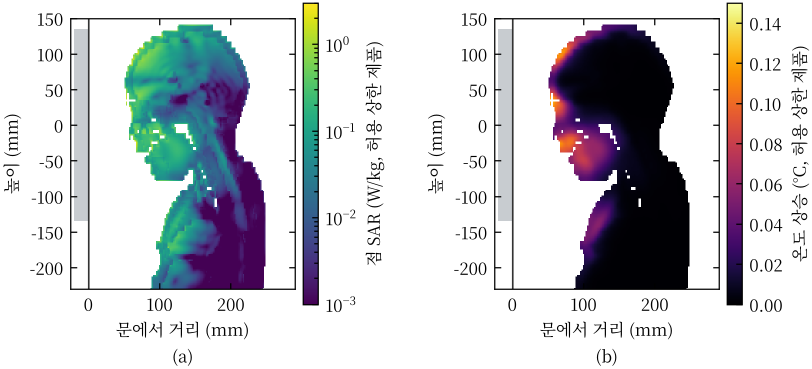
#> input picture contest/liner-scholar-2026/paper/ieee/fig_nf_simple_3d.png, 1624 x 738 px (shown at 1/2 size)
$ python make_nf_fig.py
#> lines starting #> are read from the running program, lines starting #| are printed output that depends on the picture
"""그림 3(라이너판): 문 앞 5 cm 아동의 점 SAR과 온도 상승. 색 눈금에 두 누설 조건의 값을 함께 적는다.

원본 ../ieee/fig_nf_simple_3d.png는 연구실 PC 해석 결과로 만든 고누설 조건 그림이다.
모델이 선형이라 저누설 조건은 분포가 같고 값만 1/100이므로, 패널은 두 개만 두고
색 눈금을 "고누설 값 (저누설 값)"으로 다시 쓴다. 좌표는 원본 픽셀 좌표다.
"""
import os

import matplotlib
matplotlib.use("Agg")
import matplotlib.pyplot as plt
from PIL import Image

plt.rcParams.update({"font.family": "Noto Serif CJK KR", "mathtext.fontset": "stix"})
HERE = os.path.dirname(os.path.abspath(__file__))
src = Image.open(os.path.join(HERE, "..", "ieee", "fig_nf_simple_3d.png")).convert("RGB")
H = src.height
#> H = 738

# 원본을 SAR 패널(색 막대까지)과 온도 패널(색 막대까지)로 잘라, 눈금 숫자와 제목 자리를 새로 낸다.
LEFT = src.crop((0, 0, 645, H))         # (a) 점 SAR, 색 막대 오른쪽 끝 637
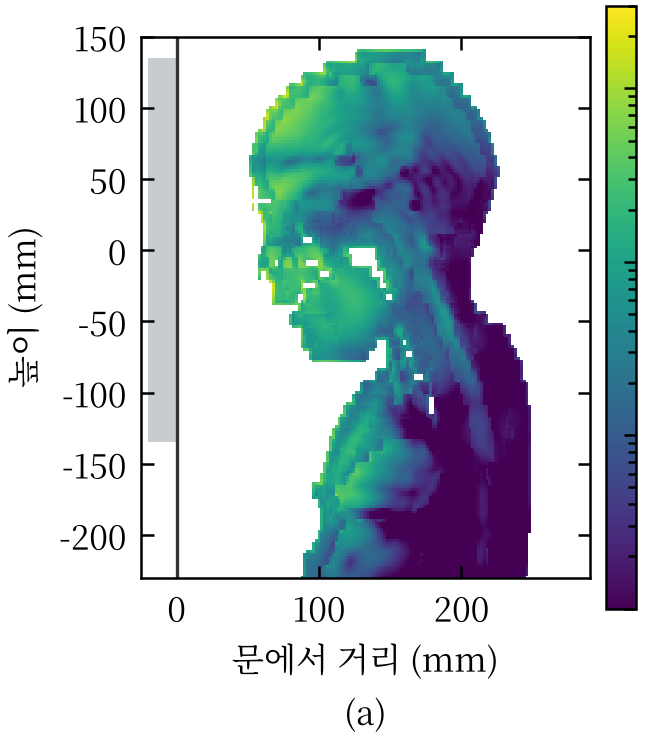
#> LEFT: PIL image 645x738 RGB; mean R, G, B 194.8, 205.4, 210.4
RIGHT = src.crop((820, 0, 1492, H))     # (b) 온도 상승, 색 막대 오른쪽 끝 1485
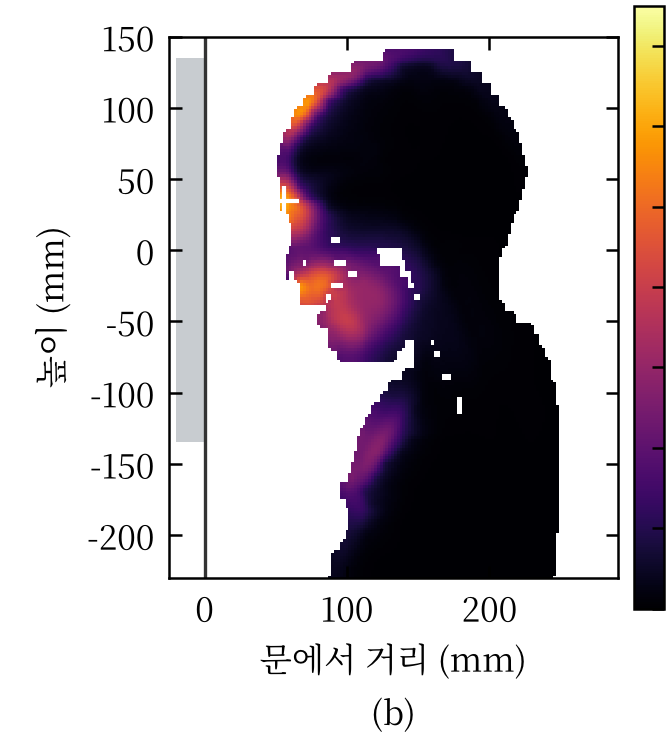
#> RIGHT: PIL image 672x738 RGB; mean R, G, B 193.5, 187.2, 191.4
LW, RW = 935, 1020                      # 각 구역 너비(눈금 숫자 + 제목 포함)
W = LW + RW
canvas = Image.new("RGB", (W, H), "white")
#> canvas: PIL image 1955x738 RGB; every value is 255
canvas.paste(LEFT, (0, 0))
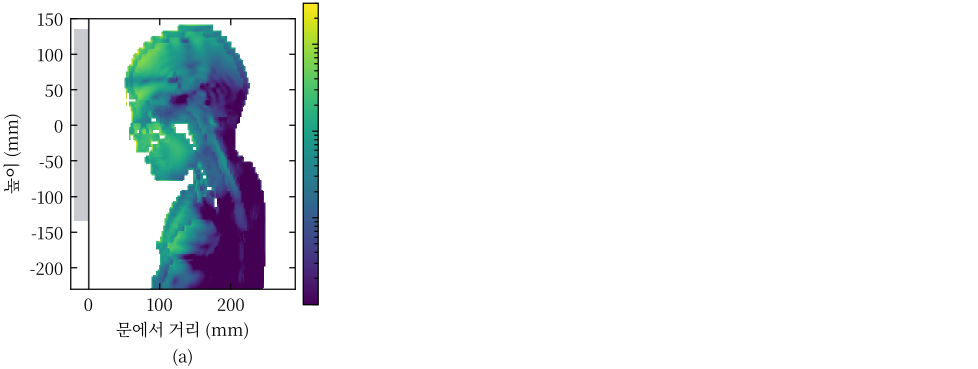
#> canvas: PIL image 1955x738 RGB (shown at 1/2 size); mean R, G, B 235.1, 238.6, 240.3
canvas.paste(RIGHT, (LW, 0))
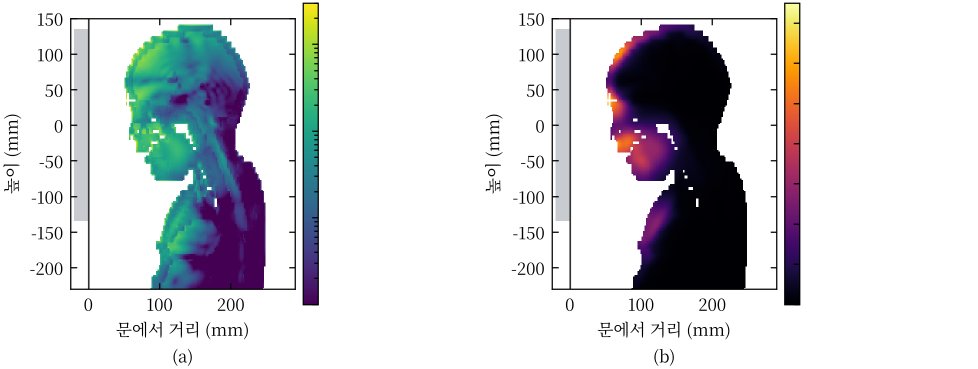
#> canvas: PIL image 1955x738 RGB (shown at 1/2 size); mean R, G, B 214, 215.3, 218.4

DPI = 300
FS = 8.6
fig = plt.figure(figsize=(W / DPI, H / DPI), dpi=DPI)
ax = fig.add_axes([0, 0, 1, 1])
ax.imshow(canvas)
ax.set_xlim(0, W)
ax.set_ylim(H, 0)
ax.set_axis_off()

SAR_Y = [88, 261, 434, 608]                                   # 10^0 … 10^-3 눈금 높이
T_Y = [48, 128, 209, 289, 370, 450, 530, 611]                 # 0.14 … 0.00 눈금 높이
for y, e in zip(SAR_Y, (0, -1, -2, -3)):
    ax.text(653, y, rf"$10^{{{e}}}$ ($10^{{{e - 2}}}$)", ha="left", va="center", fontsize=FS)
for y, v in zip(T_Y, (0.14, 0.12, 0.10, 0.08, 0.06, 0.04, 0.02, 0.0)):
    ax.text(LW + 680, y, f"{v:.2f} ({v / 100:.4f})", ha="left", va="center", fontsize=FS)
for x, text in ((LW - 30, "점 SAR (W/kg): 고누설 (저누설)"), (W - 30, "온도 상승 (°C): 고누설 (저누설)")):
    ax.text(x, 330, text, rotation=90, ha="center", va="center", fontsize=FS)

fig.savefig(os.path.join(HERE, "fig_nf_liner.png"), dpi=DPI)
print("saved", W, H)
#| saved 1955 738

$ run again, with contest/liner-scholar-2026/paper/ieee/fig_bioheat3d.png copied over contest/liner-scholar-2026/paper/ieee/fig_nf_simple_3d.png
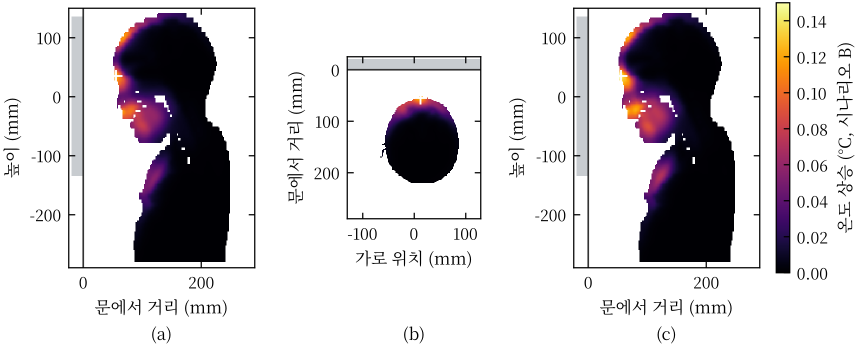
#> input picture contest/liner-scholar-2026/paper/ieee/fig_bioheat3d.png, 1715 x 693 px (shown at 1/2 size)
#> `RIGHT = src.crop((820, 0, 1492, H))`:
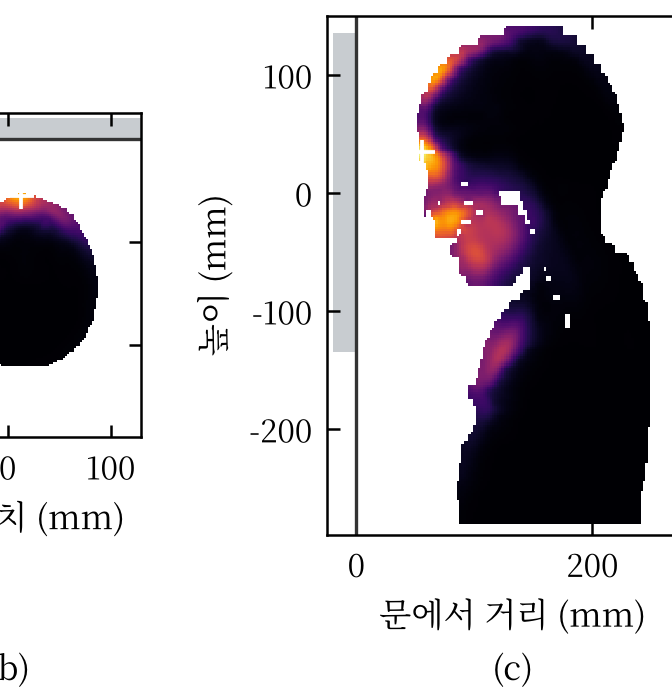
#> RIGHT: PIL image 672x693 RGB; mean R, G, B 199, 195.4, 199.1
#> `canvas.paste(RIGHT, (LW, 0))`:
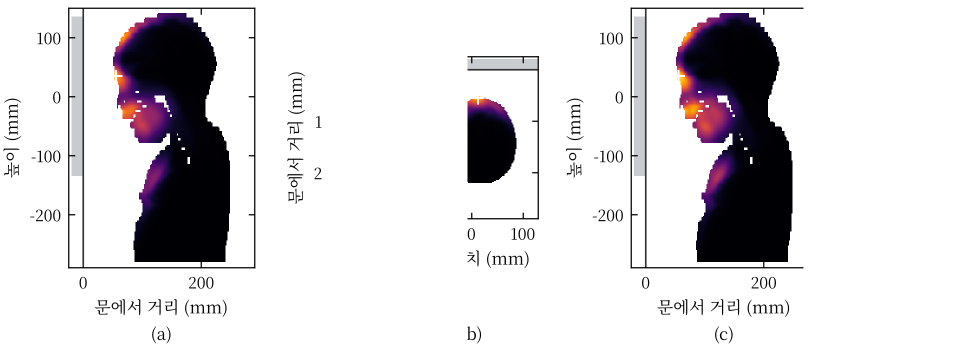
#> canvas: PIL image 1955x693 RGB (shown at 1/2 size); mean R, G, B 218.8, 216.6, 219.2
#| saved 1955 693

$ run again, with contest/liner-scholar-2026/paper/ieee/fig_bioheat_maps.png copied over contest/liner-scholar-2026/paper/ieee/fig_nf_simple_3d.png
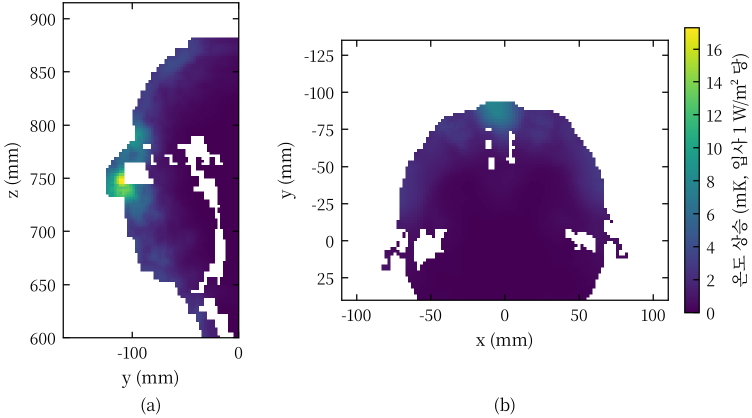
#> input picture contest/liner-scholar-2026/paper/ieee/fig_bioheat_maps.png, 1504 x 835 px (shown at 1/2 size)
#> `RIGHT = src.crop((820, 0, 1492, H))`:
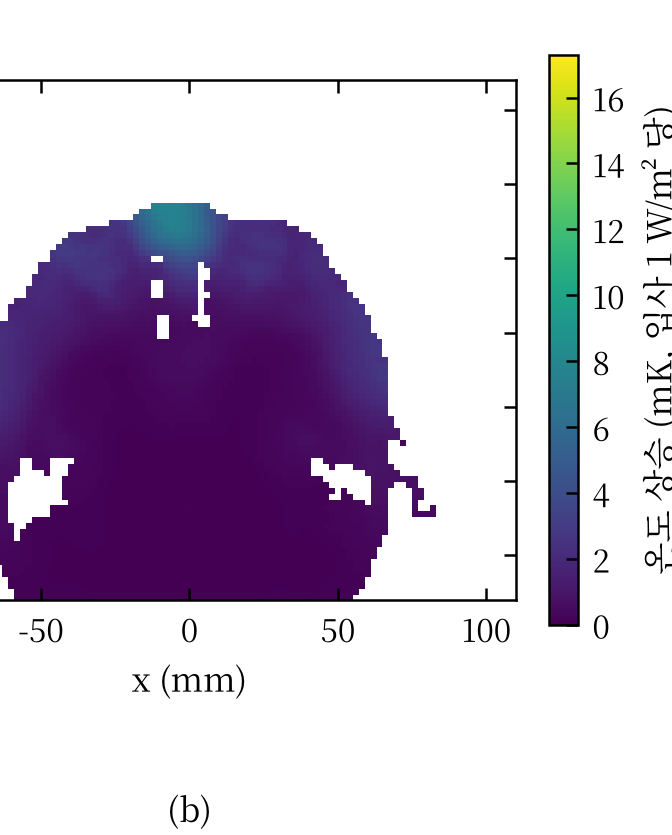
#> RIGHT: PIL image 672x835 RGB; mean R, G, B 200.8, 190.1, 208.4
#> `canvas.paste(RIGHT, (LW, 0))`:
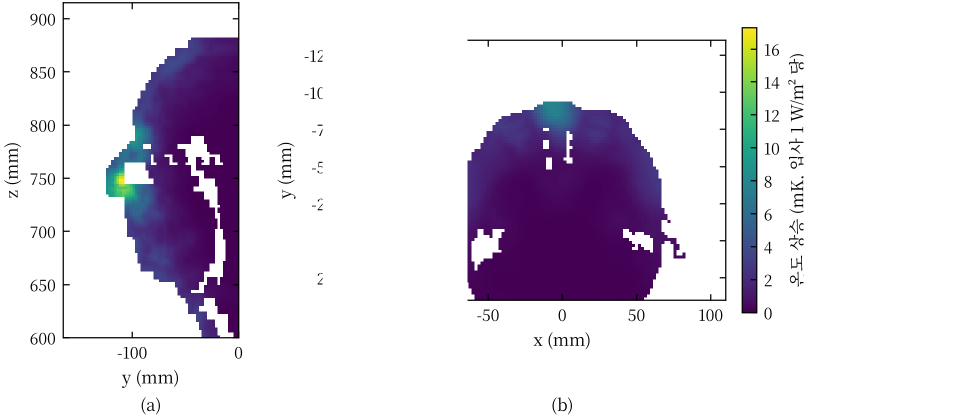
#> canvas: PIL image 1955x835 RGB (shown at 1/2 size); mean R, G, B 223.4, 217.6, 228.3
#| saved 1955 835

$ run again, with contest/liner-scholar-2026/paper/ieee/fig_geometry.png copied over contest/liner-scholar-2026/paper/ieee/fig_nf_simple_3d.png
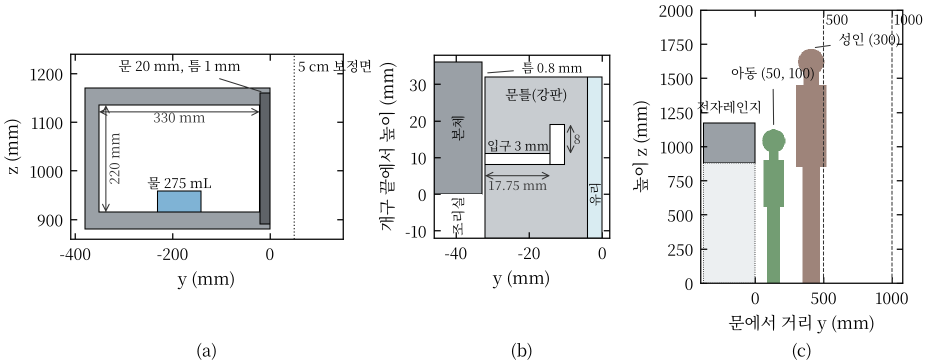
#> input picture contest/liner-scholar-2026/paper/ieee/fig_geometry.png, 1851 x 726 px (shown at 1/2 size)
#> `RIGHT = src.crop((820, 0, 1492, H))`:
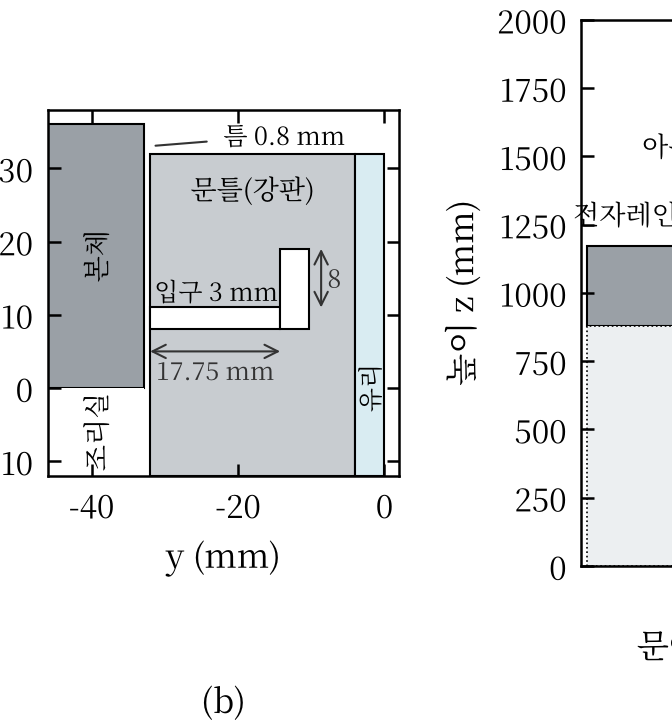
#> RIGHT: PIL image 672x726 RGB; mean R, G, B 229.6, 230.9, 231.9
#> `canvas.paste(RIGHT, (LW, 0))`:
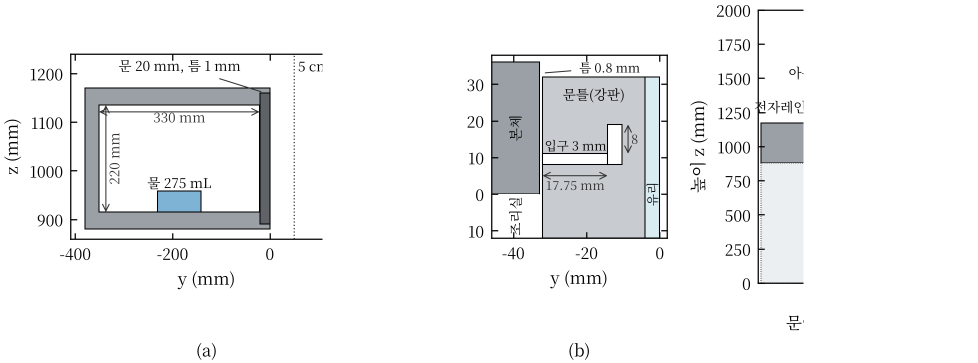
#> canvas: PIL image 1955x726 RGB (shown at 1/2 size); mean R, G, B 240.4, 241.1, 241.6
#| saved 1955 726
